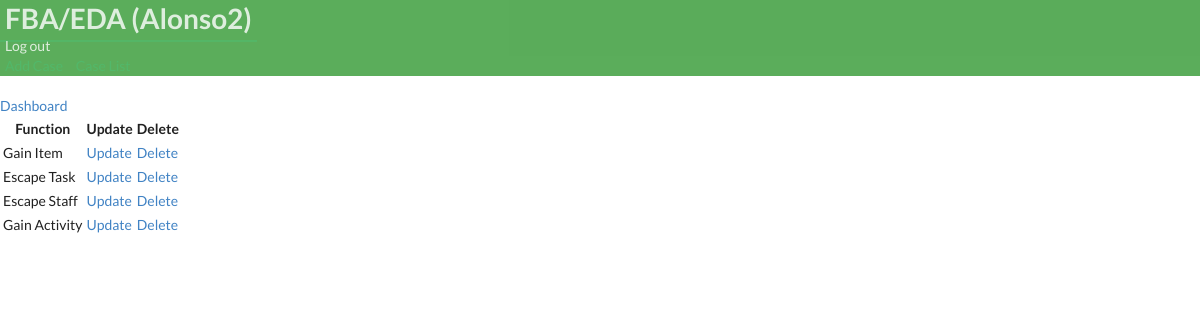
/edit_function/2/ (signed in), run on an earlier commit of the app's database.
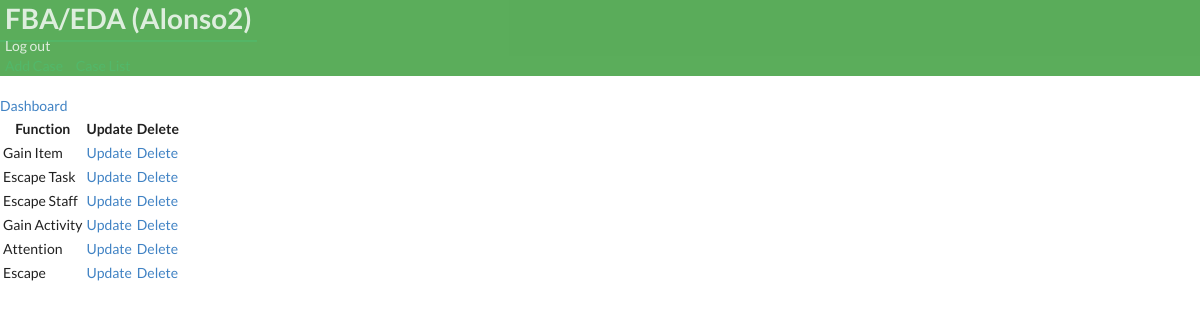
And on a later commit of the database.
### bip/models.py (models this page shows)
class Function(models.Model):
        behaviorfunction = models.CharField(max_length=30, null=True, blank=True,verbose_name= 'Function')
        student= models.ForeignKey(Student,on_delete=models.CASCADE)
        user = models.ForeignKey(User, on_delete=models.CASCADE,  default=None)
        def __str__(self):
          return self.behaviorfunction

### bip/views.py (the view)
# urls.py: path('edit_function/<pk>/', views.edit_function_view, name='edit_function'),
@login_required(login_url='case_manager_login')
@user_passes_test(is_case_manager)
def edit_function_view(request, pk ):
    student = Student.objects.get(id=pk)
    function = Function.objects.all()
    functionset = student.function_set.all()
    context= {
        'functionset': functionset,
        'student':student,
    }
    return render(request, 'bip/edit_function.html', context)

### bip/context_processors.py (called while the page is built)
def user_context(request):
    user = get_user(request)
    return {'user': user}

### bip/views.py (called while the page is built)
def is_case_manager(user):
    return user.groups.filter(name='CASE MANAGER').exists()

### bip/templates/bip/edit_function.html (shortened to what this page needs)
{% extends 'partials/base.html' %}
{% block content %}
<br>
<a class="btn btn-outline-info btn-sm btn-block" href="{% url 'bip:dashboard' student.id %}"
>Dashboard</a>
<br>
<div class="container">
 <div class="row">
  <div class="col-md">
    <div class="card card-body">
      <table class="table table-striped">
        <tr>
          <th>Function</th>
          <th>Update</th>
          <th>Delete</th>
        </tr>
        {% for function_incident in functionset %}
        <tr>
              <td>{{function_incident }}</td>
              <td><a class="btn btn-warning" href="{% url 'bip:update_function' function_incident.id %}">Update</a></td>
              <td><a class="btn btn-danger" href="{% url 'bip:delete_function' function_incident.id %}">Delete</a></td>
        </tr>
  {% endfor%}
      </table>
    </div>
  </div>
</div>
</div>
<br>
{% endblock %}

What changed in the data, as far as the page shows it:
added Function: behaviorfunction "Attention"
added Function: behaviorfunction "Escape"
